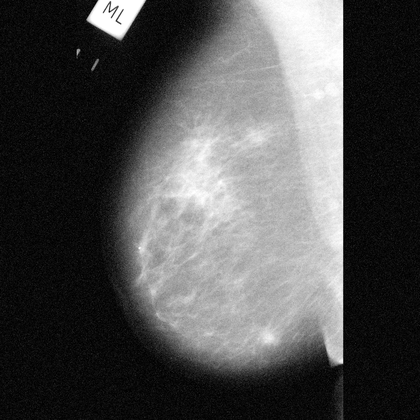
%> input picture matlab EI PROGETTO/im_test2/mdb206_001_2.png, 420 x 420 px, shrunk from 1024 x 1024 before the run
$ octave 'alg.reg growing.m'   (GNU Octave 9; MATLAB toolbox functions it lacks are replaced by stand-ins)
%> lines starting %> are read from the running program, lines starting %| are printed output that depends on the picture
%% region growing TRAINING
clear all; close all; clc;
[im_train2,dir_f]=uigetfile(pwd,'Select an image','*.*');
%> the answer given: ../matlab EI PROGETTO/im_test2/mdb206_001_2.png
A=im2double(imread([dir_f,im_train2]));
%> A: size 420x420 double; min 0, max 1, mean 0.312
if length(size(A))>2
    A=rgb2gray(A);
end
figure();
imshow(A);

[gt_train2,dir_f]=uigetfile(pwd,'Select an image','*.*');
%> the answer given: ../matlab EI PROGETTO/im_test2/mdb206_003_1.png
GT=im2double(imread(fullfile(dir_f,gt_train2)));
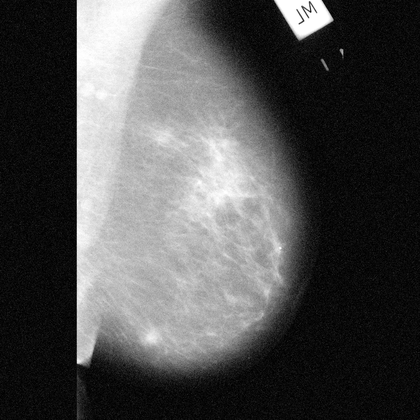
%> input picture matlab EI PROGETTO/im_test2/mdb206_003_1.png, 420 x 420 px, shrunk from 1024 x 1024 before the run
%> GT: size 420x420 double; min 0, max 1, mean 0.312; mean of the top-left, top-right, bottom-left and bottom-right quarters 0.503, 0.204, 0.351, 0.189

figure();
imhist(A);
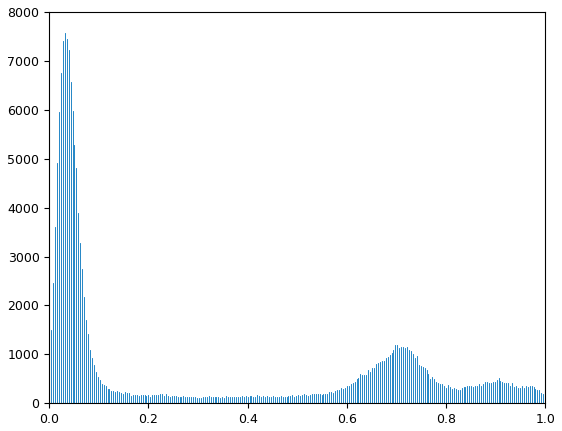
%> figure redrawn from the program's plot data; highest point at x = 0.0314, y = 7562

%% aumento contrasto

A_cont=imadjust(A,[0.5 0.9],[0 1], 0.8);
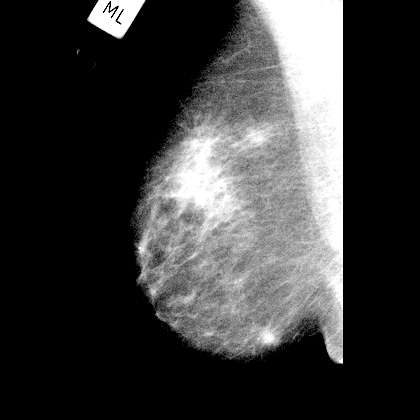
%> A_cont: size 420x420 double; min 0, max 1, mean 0.232
figure();
imshow(A_cont);
% [5 lines of commented-out code are left out]

%% region growing
%> (the run ends here)
